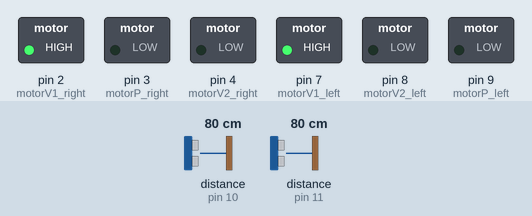
A sketch run on a simulated Arduino Uno, built with avr-gcc and run on an emulated ATmega328P. Shown: switched loads named in the sketch (green lamp = pin HIGH). The test bench sets the inputs (shaded band); at power-on: distance to the obstacle (sensors on pin 10, pin 11) 80 cm. The echo pulse lasts 58.3 µs per cm; what the sketch prints to the serial monitor is not drawn.

Above: at 0.1 s.
Timing chart, 0 to 1.6 s (numbered marks = the images above):
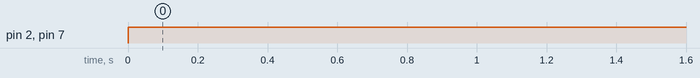

The sketch:

follow_machine_newping.ino
```cpp
const int timeout =2000;//pulesInのタイムアウト時間（マイクロ秒）
//設定
#include "pin_num.h"
#include <NewPing.h>
int lost=0;//見失ったとき1にする
double space=5;//車間距離cm
int base_duty=30;

double Kp=4.5;
//4.5 yosi
double Kd=0.1;
double Kp2=0;
//制御定数

double Ldist = 0;
double Rdist= 0;
double dist=15;
double LRdiff = 0;
//制御をかける数

double prediff;
double predist;
//見失った時用の

double adj;
double mag;
//回転数に作用する値

double dt;
double pretime;
double P,D;
double preP = 0;
//制御に関わる数
int MAX_DISTANCE =15;
NewPing Lsonar(Pin_left,Pin_left, MAX_DISTANCE);
NewPing Rsonar(Pin_right,Pin_right, MAX_DISTANCE);
void setup() {
 Serial.begin(9600);
  // pinMode(trigPin_left, OUTPUT);
  // pinMode(echoPin_left, INPUT);
  // pinMode(trigPin_right, OUTPUT);
  // pinMode(echoPin_right, INPUT);

  pinMode(motorV1_right, OUTPUT);
  pinMode(motorP_right, OUTPUT);
  pinMode(motorV2_right, OUTPUT);
  pinMode(motorV1_left, OUTPUT);
  pinMode(motorV2_left, OUTPUT);
  pinMode(motorP_left, OUTPUT);
}
void loop() {
  forward_mode();
  // if(reboot==0){
  //   forward_mode();
  // }else if(reboot==1){
  //   stop();
  // }
  following();

}

void following(){
  Ldist=Lsonar.ping()* 0.000001 * 34000 / 2;
  Rdist=Rsonar.ping()* 0.000001 * 34000 / 2;
  LRdiff=Ldist-Rdist;
  dist=(Ldist+Rdist)/2;//左右差と平均距離を導出
  if((Ldist<space)||(Rdist<space)){
    dist=5;
  }
  Serial.println(Ldist);
  if((Ldist==0)||(Rdist==0)){
    lost_ctrl(prediff,predist);
  }else{
    regular_ctrl(LRdiff,dist);
  }

}

void regular_ctrl(double LRdiff,double dist){//平常時の制御
  adj=PID_calc(LRdiff);
  mag=get_mag(dist,space);
  //制御を行う
  if(mag*base_duty-adj<=0){
    analogWrite(3,0);//右制御
    analogWrite(9,mag*base_duty+adj);//左制御
  }else if(mag*base_duty+adj<=0){
    analogWrite(3,mag*base_duty-adj);//右制御
    analogWrite(9,0);//左制御
  }else{
    analogWrite(3,mag*base_duty-adj);//右制御
    analogWrite(9,mag*base_duty+adj);//左制御
  }
  prediff=LRdiff;
  predist=dist;
}

void lost_ctrl(double diff,double dist){//lost時の制御 I制御を行ってもいいかも

  adj=PID_calc(diff);

  mag=get_mag(dist,space);
  //制御を行う
  if(mag*base_duty-adj<=0){
      analogWrite(3,0);//右制御
      analogWrite(9,mag*base_duty+adj);//左制御
    }else if(mag*base_duty+adj<=0){
      analogWrite(3,mag*base_duty-adj);//右制御
      analogWrite(9,0);//左制御
    }else{
      analogWrite(3,mag*base_duty-adj);//右制御
      analogWrite(9,mag*base_duty+adj);//左制御
    }
}

double get_mag(double dist,double space){//回転数に作用する倍率を決める もっとうまくやれるかも
  if(space<dist){
    return dist/space;
    // return P_calc(dist,space);
  }else if(dist<=space){
    return 0;
  }
}

void forward_mode(){
  digitalWrite(2,HIGH);
  digitalWrite(4,LOW);
  digitalWrite(7,HIGH);
  digitalWrite(8,LOW);
  //前進するよ
}
void stop(){
    digitalWrite(2,HIGH);
    digitalWrite(4,HIGH);
    digitalWrite(7,HIGH);
    digitalWrite(8,HIGH);
}
```

calc.ino
```cpp
double PID_calc(double x){//PID制御の計算部分

  dt = (micros()-pretime)/1000000;
  pretime = micros();

  P = x;
  D = (P-preP)/dt;
  preP = P;

  return Kp*P+Kd*D;
}
double P_calc(double x,double target){//P制御の計算部分

  P = x-target;

  return Kp2*P;
}
```

pin_num.h
```cpp
const int Pin_right =10;

const int Pin_left = 11;


const int motorV1_right =2;
const int motorV2_right = 4;

const int motorV1_left = 7;
const int motorV2_left = 8;

const int motorP_right = 3;
const int motorP_left = 9;
```

Measured:
- by itself, pin 2 (motorV1_right), pin 7 (motorV1_left): LOW → HIGH at 0.00 s
